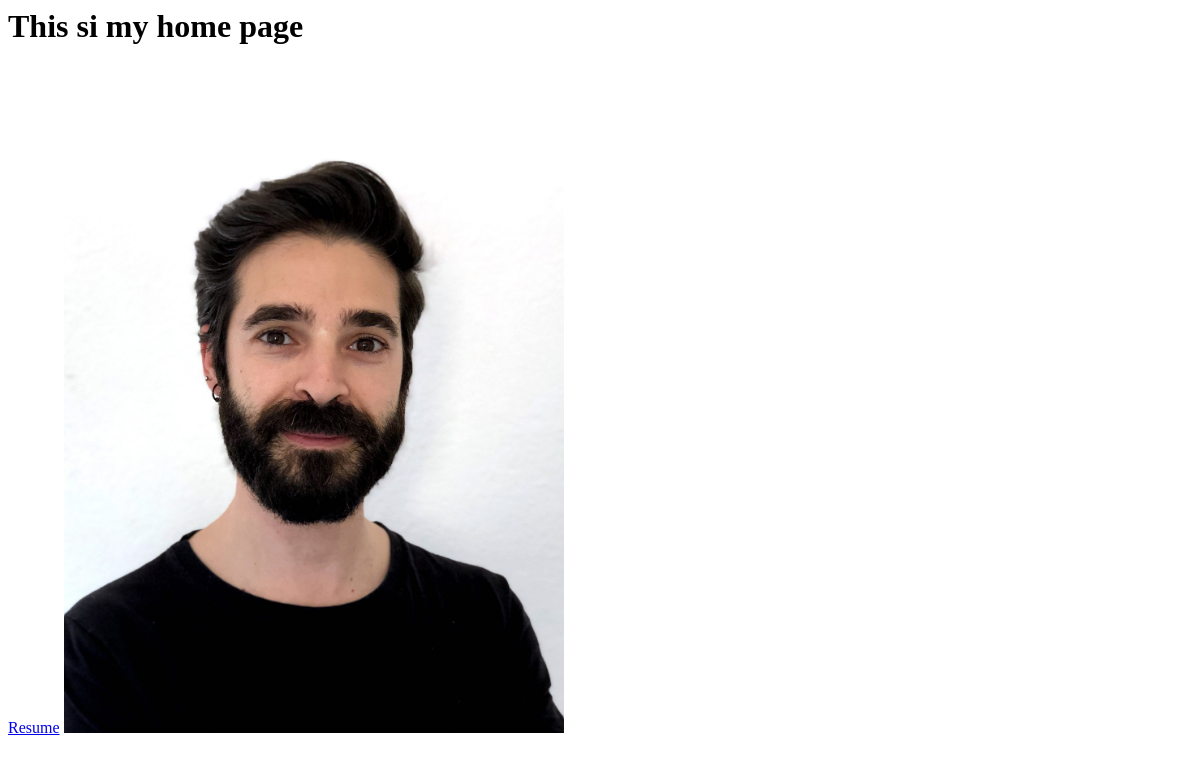
Before: / with the older database file.
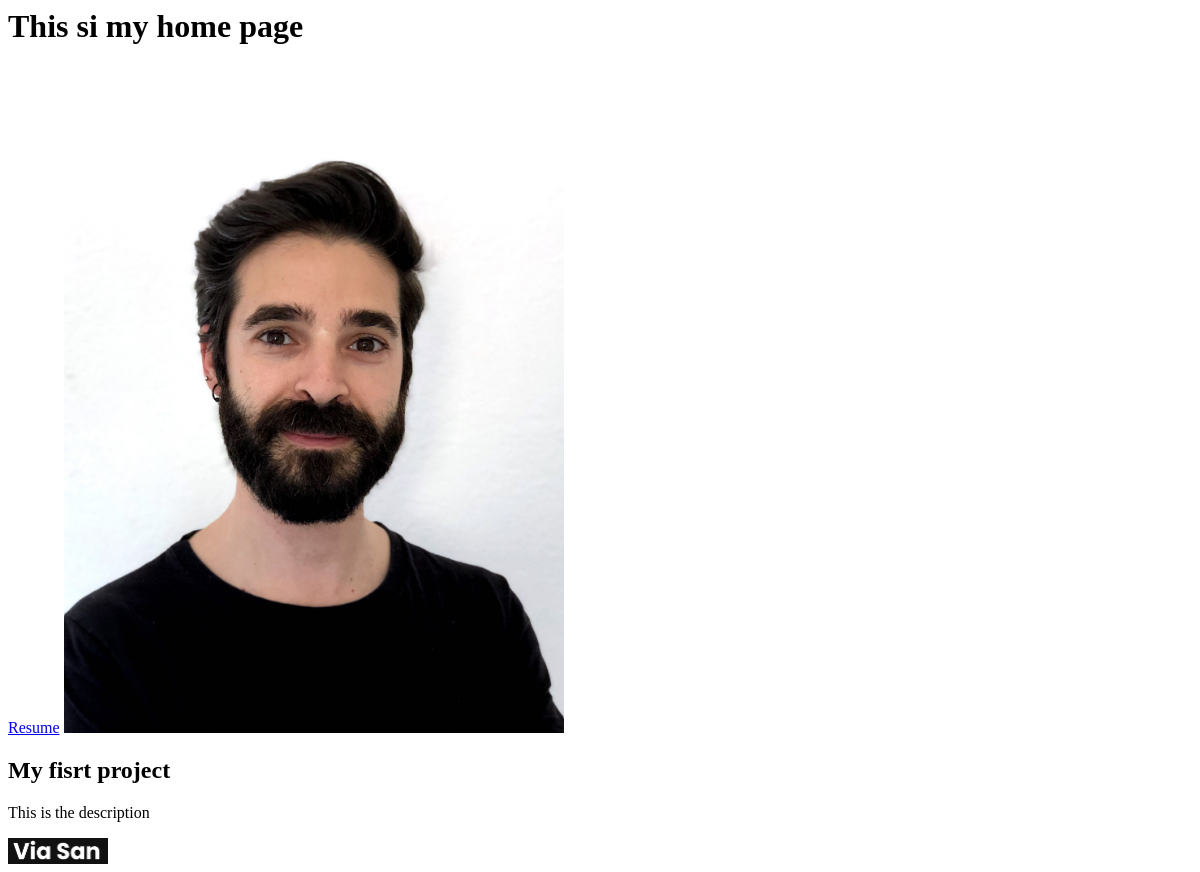
After: the same page with the newer database file.
### portfolio/models.py (models this page shows, shortened)
class Project(models.Model):
    title = models.CharField(max_length=100)
    description = models.CharField(max_length=250)
    image = models.ImageField(upload_to='portfolio/media/images/')
    url = models.URLField(blank=True)
    created = models.DateTimeField(auto_now_add=True)
    updated = models.DateTimeField(auto_now=True)

### portfolio/views.py (the view)
# urls.py: 2. Add a URL to urlpatterns:  path('', views.home, name='home')
def home(request):
    projects = Project.objects.all()
    return render(request, 'portfolio/home.html', {'projects': projects})

### portfolio/templates/portfolio/home.html (shortened to what this page needs)
<h1> This si my home page</h1>
{% load static %}
<a href="{% static 'portfolio/EY resume.pdf' %}">Resume</a>
<image src="{% static 'portfolio/AleT.jpg' %}"  width="500">
{% for project in projects %}
    <h2>{{ project.title }}</h2>
    <p>{{ project.description }}</p>
    <image src="{{ project.image.url }}"  width="100px">
{% endfor%}

Changed rows visible on the page:
added Project: title "My fisrt project", description "This is the description", image (picture)
